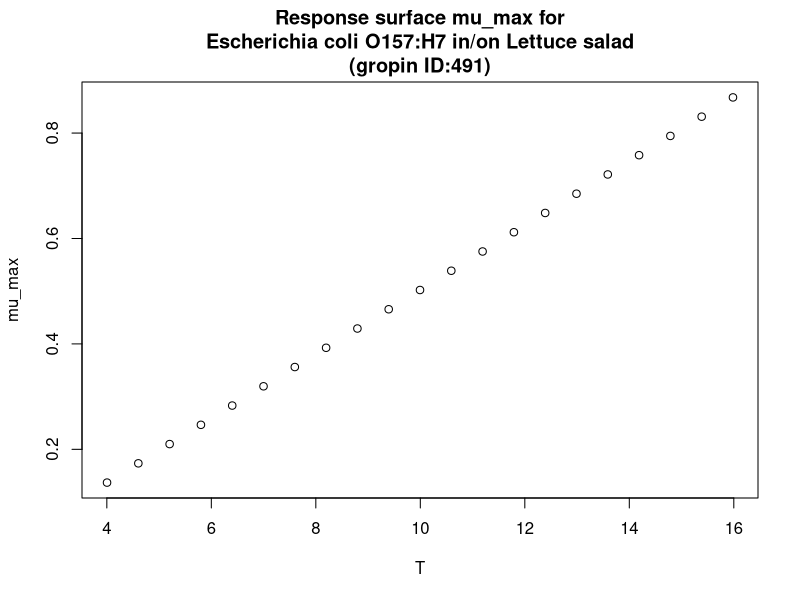

Source code (R):
#############################
# start of Parameter script
#############################
T <- seq(4.004,15.984015984016,length.out=21)
#############################
# end of Parameter script
#############################
############################# 
# start of Model script Gropin ID 491 
#############################
 
# constant coefficients for this model
 
variables <- data.frame(T)
argumentsPar <- expand.grid(variables)
 
# heart of the model
response_surface <- function(T) {
   mumax <-0.061*(T-1.76)

return(mumax=mumax)
} 

# output parameters
mumax <- cbind(argumentsPar,response_surface(argumentsPar['T']))
colnames(mumax) <- c(colnames(argumentsPar),'mumax')
#############################
# End of Model script
#############################
############################# 
# start of Visualisation script Gropin ID 491 
#############################
plot(T,mumax$mumax,
                          xlab='T',
                          ylab='mu_max',main='Response surface mu_max for
Escherichia coli O157:H7 in/on Lettuce salad
(gropin ID:491)')
#############################
# End of Visualisation script
#############################
